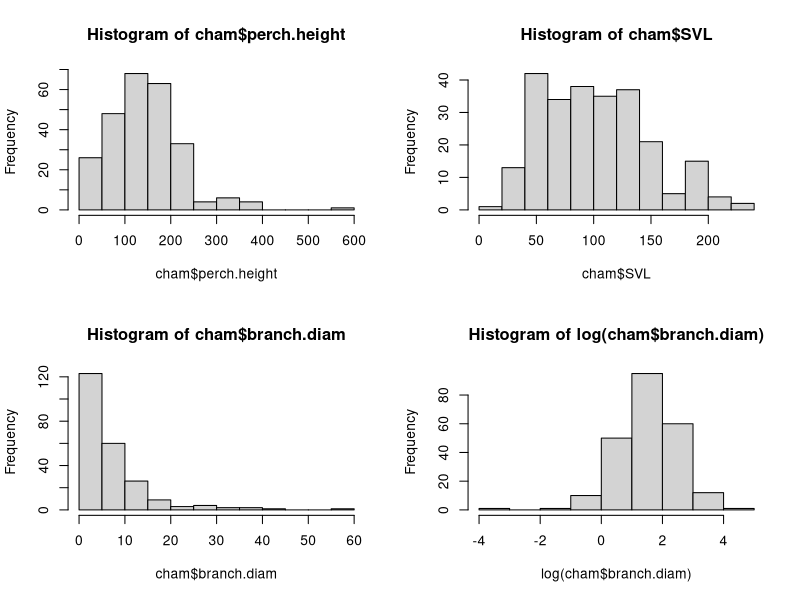

Write the R code that produced this figure.
# Data Source: https://drive.google.com/file/d/13sCyMzBqcI_MHZx-ELTUcNAzYoON-TV0/view
rm(list = ls())

cham <- read.table("../data/chadatafinal_NoBlanks.csv", header = T, sep = ",", stringsAsFactors = F, na.strings = "na")
str(cham)

par(mfrow = c(2,2))
hist(cham$perch.height)
hist(cham$SVL)
hist(cham$branch.diam)
hist(log(cham$branch.diam))


### data cleaning ###
## remove NAs for hypothesis 1
Hyp1 <- subset(cham, cham$perch.height != "NA")
Hyp1 <- subset(Hyp1, Hyp1$Sp != "NA")
# different species occupy different heigth niches

mod1 <- lm(Hyp1$perch.height ~ Hyp1$Sp)
mod2 <- lm(Hyp1$perch.height ~ Hyp1$Sp + Hyp1$branch.diam + Hyp1$SVL)

mod3 <- lm(Hyp1$branch.diam ~ Hyp1$Sp)


# is perch height dependant on size(SVL - snout vent length i.e. snout to chlaoca)
